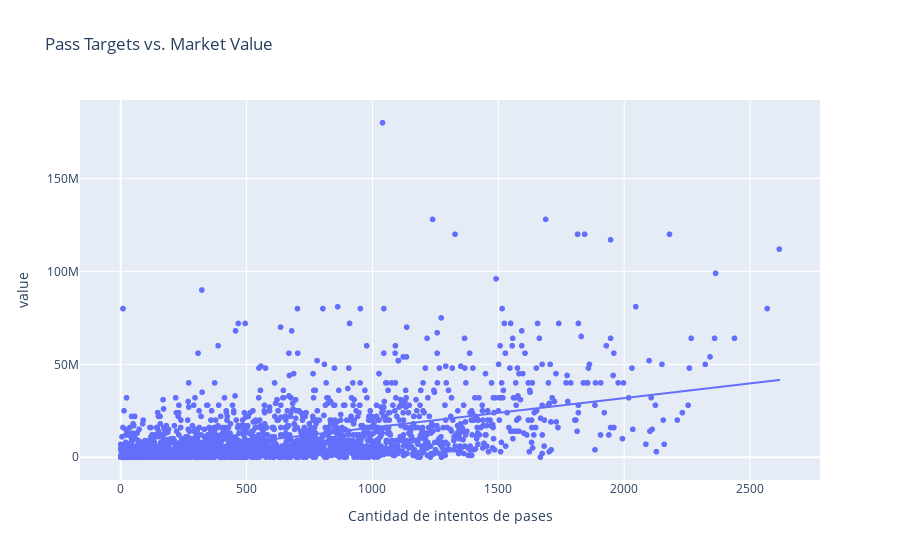

Notebook code cell kept with this figure:
### Code cell
# Crea un gráfico de dispersión con la línea de regresión
fig = px.scatter(df_1920, x='pass_targets', y='value', trendline='ols', title='Pass Targets vs. Market Value',  hover_name="player")

# Configura los ejes y las etiquetas
fig.update_xaxes(title_text='Cantidad de intentos de pases')

# Actualiza la línea de tendencia
# fig.update_traces(line=dict(color='red'), selector=dict(type='scatter', mode='lines'))

# Muestra el gráfico
fig.show()

### Figure 1 — Plotly figure (JSON) as saved in the notebook; plotly's stock layout.template omitted (floating-point values rounded to 4 significant figures; data arrays with more than 128 entries replaced by an {"elided": "..."} marker saying what was removed)
{"data": [{"hovertemplate": "<b>%{hovertext}</b><br><br>pass_targets=%{x}<br>value=%{y}<extra></extra>", "hovertext": {"elided": "2644 str values"}, "legendgroup": "", "marker": {"color": "#636efa", "symbol": "circle"}, "mode": "markers", "name": "", "showlegend": false, "type": "scattergl", "x": {"elided": "2644 int values"}, "xaxis": "x", "y": {"elided": "2644 int values"}, "yaxis": "y"}, {"hovertemplate": "<b>OLS trendline</b><br>value = 15830.8 * pass_targets + 162727<br>R<sup>2</sup>=0.269588<br><br>pass_targets=%{x}<br>value=%{y} <b>(trend)</b><extra></extra>", "legendgroup": "", "marker": {"color": "#636efa", "symbol": "circle"}, "mode": "lines", "name": "", "showlegend": false, "type": "scattergl", "x": {"elided": "2644 int values"}, "xaxis": "x", "y": {"elided": "2644 float values"}, "yaxis": "y"}], "layout": {"legend": {"tracegroupgap": 0}, "title": {"text": "Pass Targets vs. Market Value"}, "xaxis": {"anchor": "y", "domain": [0, 1], "title": {"text": "Cantidad de intentos de pases"}}, "yaxis": {"anchor": "x", "domain": [0, 1], "title": {"text": "value"}}}}
